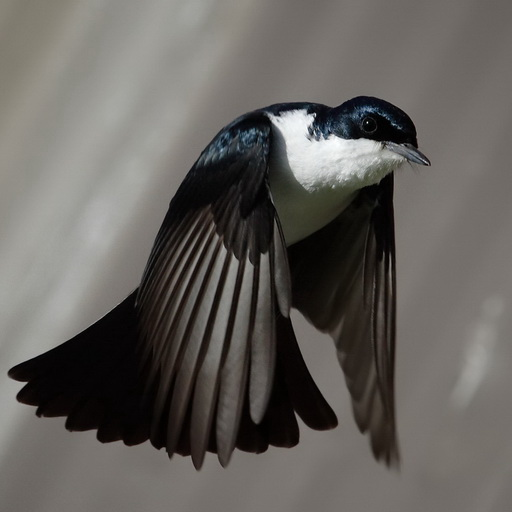
#> input picture ClassWork/CW3/img1.jpg, 512 x 512 px; its folder holds only this picture in this run
$ python -i Exam_26092017.py   (imports and definitions only)
#> lines starting #> are read from the running program, lines starting #| are printed output that depends on the picture
#> further down, picture is the input picture: shape (512, 512, 3); mean B, G, R 93.6, 97.7, 101
__author__ = 'Alon Ziv'

import numpy as np, os, matplotlib.pyplot as plt, cv2


# [33 lines left out: functions myTensTnsor, myFilesList, myImageMedian, myImageNegative, myFastToneReplacement, not called in this run]


def myRGBsplit(img):
    if img.__class__ != np.ndarray:
        return
    b, g, r = cv2.split(img)
    R = cv2.merge((r, g * 0, b * 0))
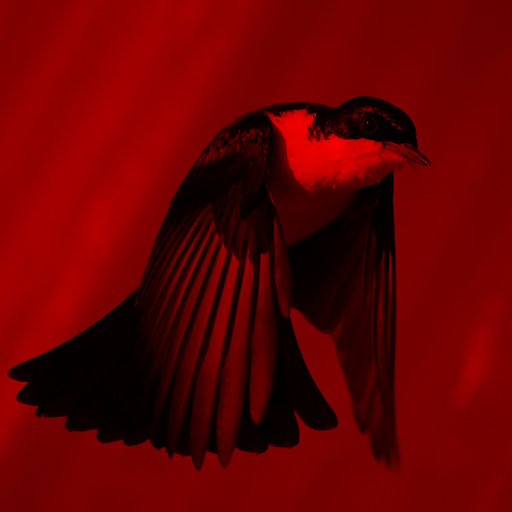
#> R: shape (512, 512, 3); mean R, G, B 101, 0, 0
    G = cv2.merge((r * 0, g, b * 0))
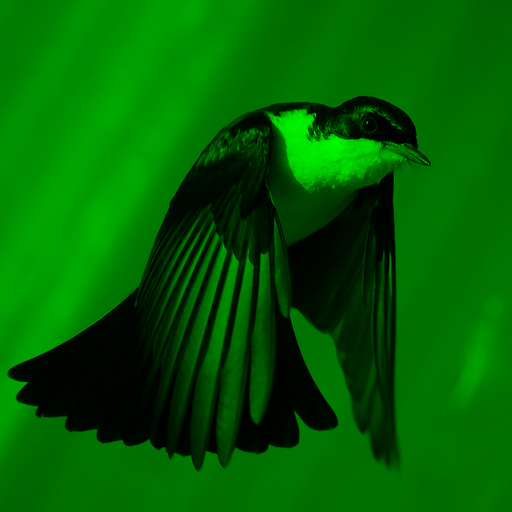
#> G: shape (512, 512, 3); mean R, G, B 0, 97.7, 0
    B = cv2.merge((r * 0, g * 0, b))
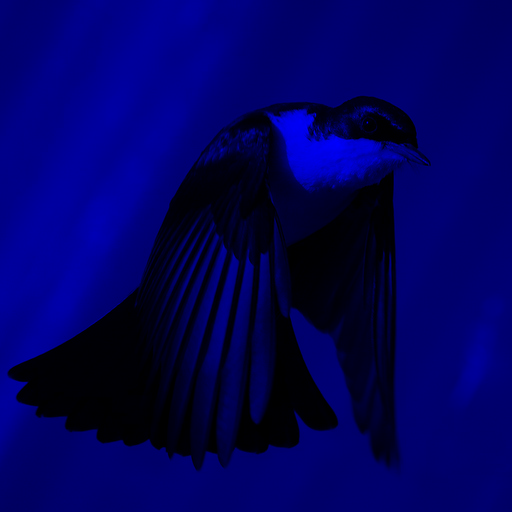
#> B: shape (512, 512, 3); mean R, G, B 0, 0, 93.6
    plt.figure()
    plt.subplot(131)
    plt.title('R')
    plt.axis('off')
    plt.imshow(R)
    plt.subplot(132)
    plt.title('G')
    plt.axis('off')
    plt.imshow(G)
    plt.subplot(133)
    plt.title('B')
    plt.axis('off')
    plt.imshow(B)
    plt.show()
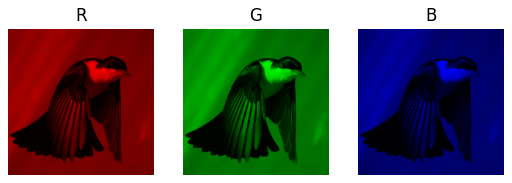
#> figure drawn by matplotlib, 3 panels


# [46 lines left out: functions myMedianFilt, myMaskKernel, myPlotShape, not called in this run]

>>> import cv2
>>> picture = cv2.imread('../../../../ClassWork/CW3/img1.jpg')
>>> result = myRGBsplit(picture)
